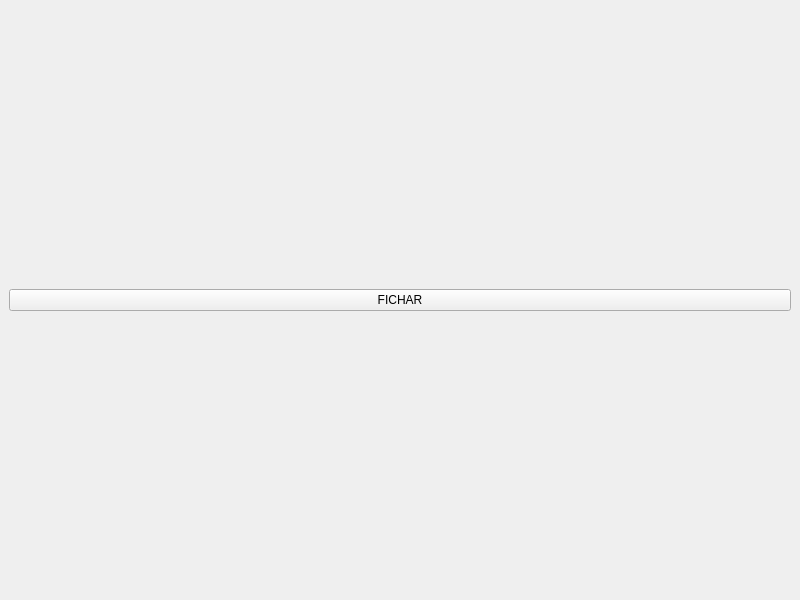
<?xml version="1.0" encoding="UTF-8"?>
<ui version="4.0">
 <class>MainWindow</class>
 <widget class="QMainWindow" name="MainWindow">
  <property name="geometry">
   <rect>
    <x>0</x>
    <y>0</y>
    <width>800</width>
    <height>600</height>
   </rect>
  </property>
  <property name="windowTitle">
   <string>MainWindow</string>
  </property>
  <widget class="QWidget" name="centralwidget">
   <layout class="QVBoxLayout" name="verticalLayout">
    <item>
     <widget class="QPushButton" name="BtnFichar">
      <property name="text">
       <string>FICHAR</string>
      </property>
     </widget>
    </item>
   </layout>
  </widget>
 </widget>
 <resources/>
 <connections/>
</ui>
